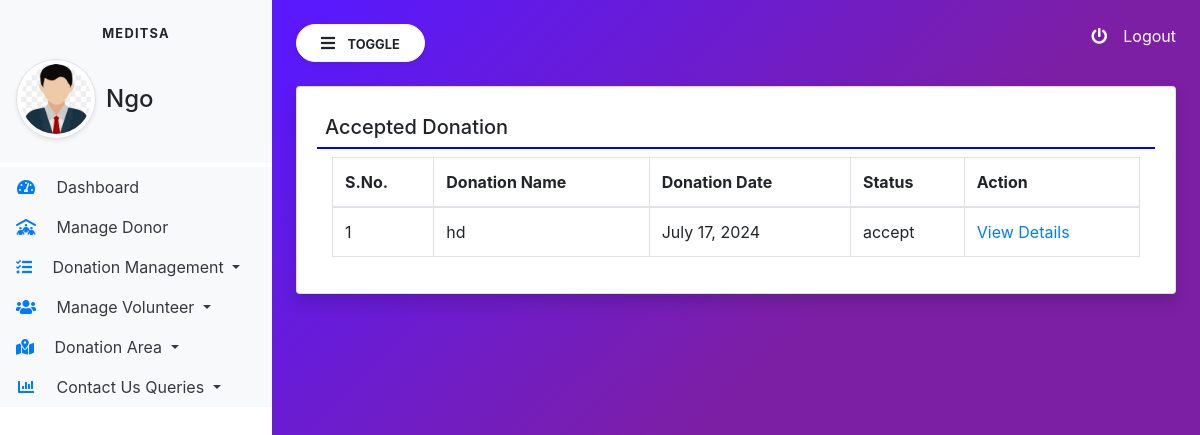
/accepted_donation/ (signed in), run on the app's committed database.
### service/models.py (models this page shows, shortened)
class donationew(models.Model):
    medicine = models.CharField(max_length=100,default='now')
    tablet_con=models.CharField(max_length=6)
    medi_type=models.CharField(max_length=13,default='Syrub')
    pur_date=models.DateField(null=True)
    ex_date=models.DateField(null=True)
    discrib = models.TextField()
    medicinepic = models.FileField(null=True)
    collectionloc = models.CharField(max_length=300,null=True)
    status = models.CharField(max_length=50,null=True,default="Pending")
    adminremark = models.CharField(max_length=300,null=True)
    volunteerreamrk = models.CharField(max_length=300,null=True)
    donationdate = models.DateTimeField(auto_now_add=True)
    updationdate = models.DateField(null=True)
    name=models.CharField(max_length=20)
    last=models.CharField(max_length=20)
    contact=models.CharField(max_length=15)
    email=models.CharField(max_length=60)
    donorpic=models.FileField(null=True)
    area=models.CharField(max_length=100,null=True)
    vol_member=models.CharField(max_length=60) #----------
    deliverypic = models.FileField(null=True)
    deliverydate = models.DateTimeField(auto_now_add=True)
    class Meta:
        db_table = "donationew"

### MediTSA/views.py (the view)
# urls.py: path("accepted_donation/", views.accepted_donation, name="accepted_donation"),
def accepted_donation(request):
    if not request.user.is_authenticated:
        return redirect("ngo_log")
    donation = donationew.objects.filter(status="accept")
    return render(request,"accepted_donation.html",locals())

### templates/accepted_donation.html (shortened to what this page needs)
{% extends 'ngo_home.html' %}
{% block main %}
<link rel="stylesheet" href="https://cdn.datatables.net/2.0.7/css/dataTables.dataTables.css">
<link rel="stylesheet" href="https://cdn.datatables.net/buttons/3.0.2/css/buttons.dataTables.css">
<div class="card shadow">
    <div class="card-body">
        <h5 class="p-2" style="border-bottom : 2px solid blue">Accepted Donation</h5>
    <div class="container-fluid">
        <table id="example" class="table table-bordered">
            <thead>
                <tr>
                    <th>S.No.</th>
                    <th>Donation Name</th>
                    <th>Donation Date</th>
                    <th>Status</th>
                    <th>Action</th>
                </tr>
            </thead>
            <tbody>
                {% for i in donation %}
                <tr>
                    <td>{{forloop.counter}}</td>
                    <td>{{i.medicine}}</td>
                    <td>{{i.updationdate}}</td>
                    <td>{{i.status}}</td>
                    <td><a href="{% url 'accepted_donationdetail' i.id %}" class="text-primary">View Details</a></td>
                </tr>
                {% endfor %}
            </tbody>
        </table>
    </div>
    </div>
</div>
{% endblock %}

### templates/ngo_home.html (style rules this page uses)
body { background-image: linear-gradient(135.9deg,rgba(89,25,252,1) 16.4%,rgba(125,31,165,1) 56.1%); min-height: 100vh; }

### data on the page
donationew: medicine "hd", updationdate "July 17, 2024", status "accept"
